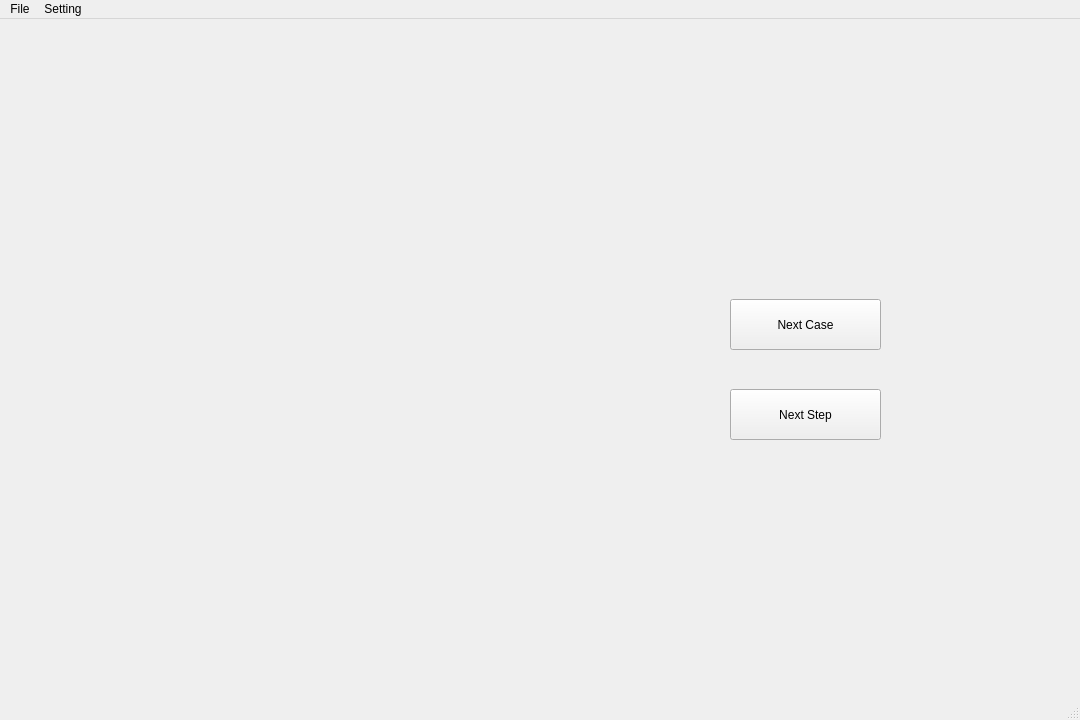
<?xml version="1.0" encoding="UTF-8"?>
<ui version="4.0">
 <class>MainWindow</class>
 <widget class="QMainWindow" name="MainWindow">
  <property name="geometry">
   <rect>
    <x>0</x>
    <y>0</y>
    <width>1080</width>
    <height>720</height>
   </rect>
  </property>
  <property name="windowTitle">
   <string>MainWindow</string>
  </property>
  <widget class="QWidget" name="centralwidget">
   <widget class="diagramWidget" name="diagram_widget" native="true">
    <property name="geometry">
     <rect>
      <x>80</x>
      <y>20</y>
      <width>621</width>
      <height>651</height>
     </rect>
    </property>
   </widget>
   <widget class="QPushButton" name="next_case_Button">
    <property name="geometry">
     <rect>
      <x>730</x>
      <y>280</y>
      <width>151</width>
      <height>51</height>
     </rect>
    </property>
    <property name="text">
     <string>Next Case</string>
    </property>
   </widget>
   <widget class="QPushButton" name="next_step_Button">
    <property name="geometry">
     <rect>
      <x>730</x>
      <y>370</y>
      <width>151</width>
      <height>51</height>
     </rect>
    </property>
    <property name="text">
     <string>Next Step</string>
    </property>
   </widget>
   <widget class="QLabel" name="messageLabel">
    <property name="geometry">
     <rect>
      <x>730</x>
      <y>60</y>
      <width>301</width>
      <height>181</height>
     </rect>
    </property>
    <property name="text">
     <string/>
    </property>
   </widget>
  </widget>
  <widget class="QMenuBar" name="menubar">
   <property name="geometry">
    <rect>
     <x>0</x>
     <y>0</y>
     <width>1080</width>
     <height>26</height>
    </rect>
   </property>
   <widget class="QMenu" name="menuFile">
    <property name="title">
     <string>File</string>
    </property>
    <widget class="QMenu" name="menuOpen">
     <property name="title">
      <string>Open</string>
     </property>
     <addaction name="actionOpenPoint"/>
     <addaction name="actionOpenDiagram"/>
    </widget>
    <addaction name="menuOpen"/>
   </widget>
   <widget class="QMenu" name="menuSetting">
    <property name="title">
     <string>Setting</string>
    </property>
    <addaction name="actionReset"/>
   </widget>
   <addaction name="menuFile"/>
   <addaction name="menuSetting"/>
  </widget>
  <widget class="QStatusBar" name="statusbar"/>
  <action name="actionReset">
   <property name="text">
    <string>Reset</string>
   </property>
  </action>
  <action name="actionOpenPoint">
   <property name="text">
    <string>Point</string>
   </property>
  </action>
  <action name="actionOpenDiagram">
   <property name="text">
    <string>Diagram</string>
   </property>
  </action>
 </widget>
 <customwidgets>
  <customwidget>
   <class>diagramWidget</class>
   <extends>QWidget</extends>
   <header location="global">diagramwidget.h</header>
   <container>1</container>
  </customwidget>
 </customwidgets>
 <resources/>
 <connections/>
</ui>
